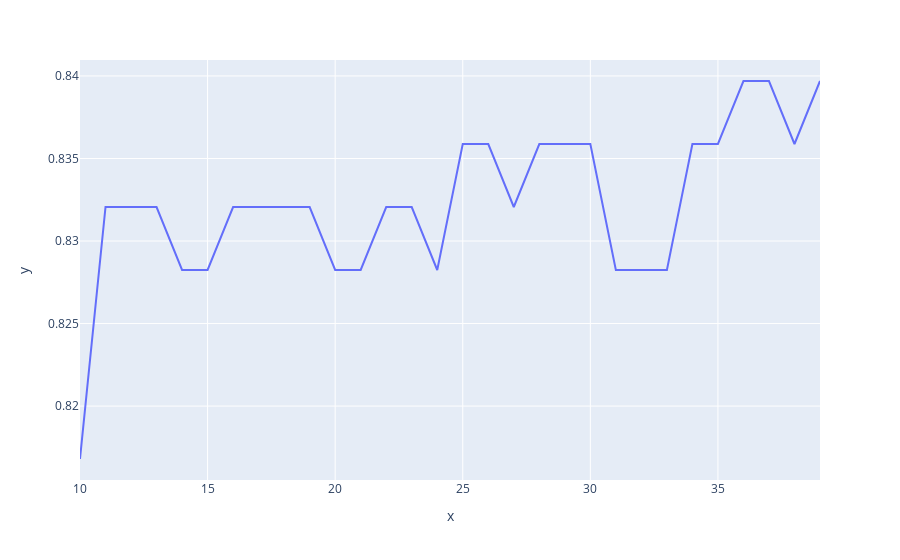

The notebook cell this image was saved under:
### Markdown cell above
RandomForest

### Code cell
from sklearn.ensemble import RandomForestClassifier


list1 = []

for estimators in range(10,40):
    classifier = RandomForestClassifier(n_estimators = estimators, random_state=0, criterion='entropy')
    classifier.fit(x_train, y_train)
    y_pred = classifier.predict(x_test)
    list1.append(accuracy_score(y_test,y_pred))

fig = px.line(x = list(range(10,40)), y = list1)
fig.show()

### Figure 1 — Plotly figure (JSON) as saved in the notebook; plotly's stock layout.template omitted (floating-point values rounded to 4 significant figures)
{"data": [{"hovertemplate": "x=%{x}<br>y=%{y}<extra></extra>", "legendgroup": "", "line": {"color": "#636efa", "dash": "solid"}, "mode": "lines", "name": "", "orientation": "v", "showlegend": false, "type": "scatter", "x": [10, 11, 12, 13, 14, 15, 16, 17, 18, 19, 20, 21, 22, 23, 24, 25, 26, 27, 28, 29, 30, 31, 32, 33, 34, 35, 36, 37, 38, 39], "xaxis": "x", "y": [0.8168, 0.8321, 0.8321, 0.8321, 0.8282, 0.8282, 0.8321, 0.8321, 0.8321, 0.8321, 0.8282, 0.8282, 0.8321, 0.8321, 0.8282, 0.8359, 0.8359, 0.8321, 0.8359, 0.8359, 0.8359, 0.8282, 0.8282, 0.8282, 0.8359, 0.8359, 0.8397, 0.8397, 0.8359, 0.8397], "yaxis": "y"}], "layout": {"legend": {"tracegroupgap": 0}, "margin": {"t": 60}, "xaxis": {"anchor": "y", "domain": [0, 1], "title": {"text": "x"}}, "yaxis": {"anchor": "x", "domain": [0, 1], "title": {"text": "y"}}}}
